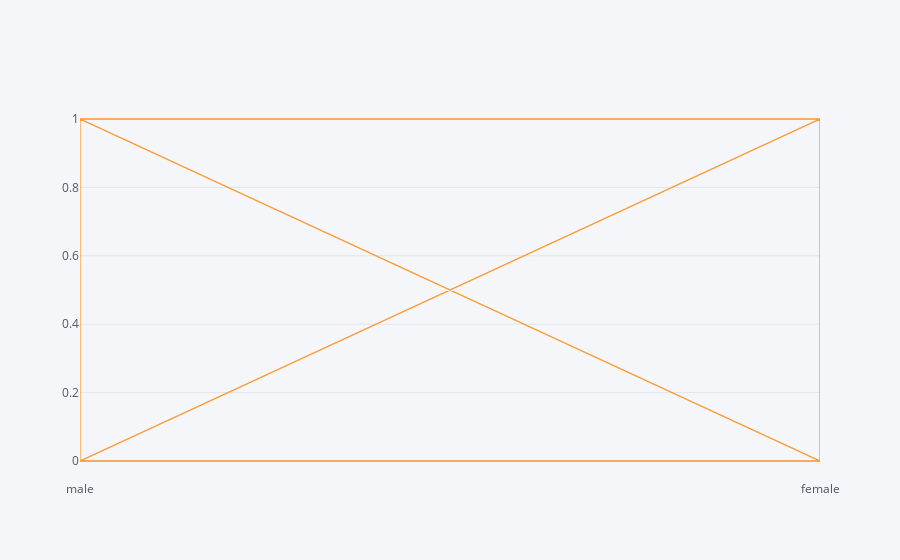

This figure's notebook cell:
### Code cell
df2.iplot(x='sex',y='survived',kind='scatter')

### Figure 1 — Plotly figure (JSON) as saved in the notebook; plotly's stock layout.template omitted (floating-point values rounded to 4 significant figures; data arrays with more than 128 entries replaced by an {"elided": "..."} marker saying what was removed)
{"data": [{"line": {"color": "rgba(255, 153, 51, 1.0)", "dash": "solid", "shape": "linear", "width": 1.3}, "mode": "lines", "name": "survived", "text": "", "type": "scatter", "x": {"elided": "891 str values"}, "y": {"elided": "891 int values"}}], "layout": {"legend": {"bgcolor": "#F5F6F9", "font": {"color": "#4D5663"}}, "paper_bgcolor": "#F5F6F9", "plot_bgcolor": "#F5F6F9", "title": {"font": {"color": "#4D5663"}}, "xaxis": {"gridcolor": "#E1E5ED", "showgrid": true, "tickfont": {"color": "#4D5663"}, "title": {"font": {"color": "#4D5663"}, "text": ""}, "zerolinecolor": "#E1E5ED"}, "yaxis": {"gridcolor": "#E1E5ED", "showgrid": true, "tickfont": {"color": "#4D5663"}, "title": {"font": {"color": "#4D5663"}, "text": ""}, "zerolinecolor": "#E1E5ED"}}}
